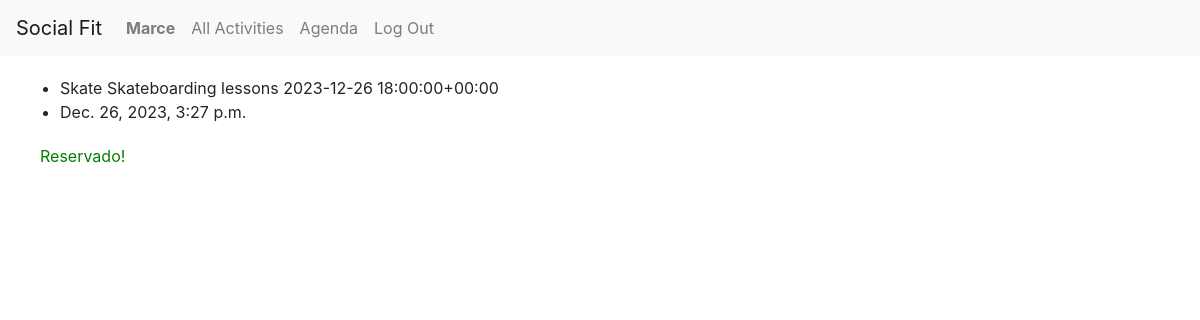
The app's page /agenda/ (signed in), older data.
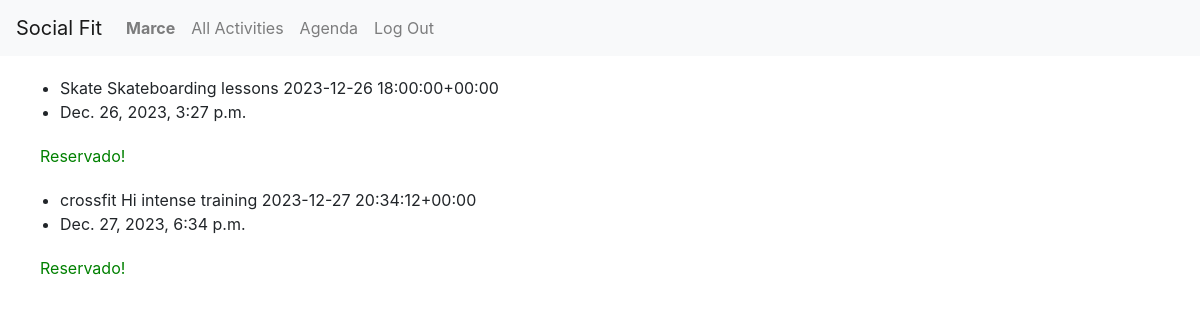
The same page, newer data.
### booking/models.py (models this page shows, shortened)
class ActivityReservation(models.Model):
    user = models.ForeignKey(User, on_delete=models.CASCADE)
    schedule = models.ForeignKey(ActivitySchedule, on_delete=models.CASCADE)
    timestamp = models.DateTimeField(null=True, default=timezone.now)

class ActivitySchedule(models.Model):
    activity = models.ForeignKey(Activity, on_delete=models.CASCADE)
    instructor = models.ForeignKey(User, on_delete=models.CASCADE, related_name='instructor_activities')
    date = models.DateTimeField(null=True)
    capacity = models.IntegerField(null=True)
    cost = models.IntegerField(null=True)
    description = models.TextField(null=True)
    active = models.BooleanField(default=True)
    reservations = models.ManyToManyField(User, through='ActivityReservation')
    def __str__(self):
        return f"{self.activity} {self.date}"

class Activity(models.Model):
    created_by = models.ForeignKey(User, on_delete=models.CASCADE, related_name='activity_owner')
    name = models.CharField(max_length=30)
    description = models.TextField()
    image = models.ImageField(upload_to = 'images/')
    active = models.BooleanField(default=True)
    def __str__(self):
        return f"{self.name} {self.description}"

### booking/views.py (the view)
# urls.py: path('agenda/', views.see_agenda, name='agenda'),
def see_agenda(request):
    current_user = request.user
    agendas = ActivityReservation.objects.filter(user=current_user)
    return render(request, 'booking/agenda.html', {'agendas': agendas})

### booking/templates/booking/agenda.html (shortened to what this page needs)
{% extends "booking/layout.html" %}
{% block body %}
    <ul>
        {% for agenda in agendas %}
        <div style="margin: 20px;">
            <li>{{ agenda.schedule }}</li>
            <li>{{ agenda.timestamp }}</li>
        </div>
        {% if reserved %}
        <form method="POST">
            {% csrf_token %}
            <button type="submit" name="reserve" value="1" class="btn btn-info mb-2">Cancel</button>
        </form>
    {% else %}
        <p style="color: green">Reservado!</p>
    {% endif %}
        {% endfor %}
    </ul>
{% endblock %}

Row changes from the older to the newer data that the page shows:
added ActivityReservation: schedule "crossfit Hi intense training 2023-12-27 20:34:12+00:00", timestamp "Dec. 27, 2023, 6:34 p.m."
